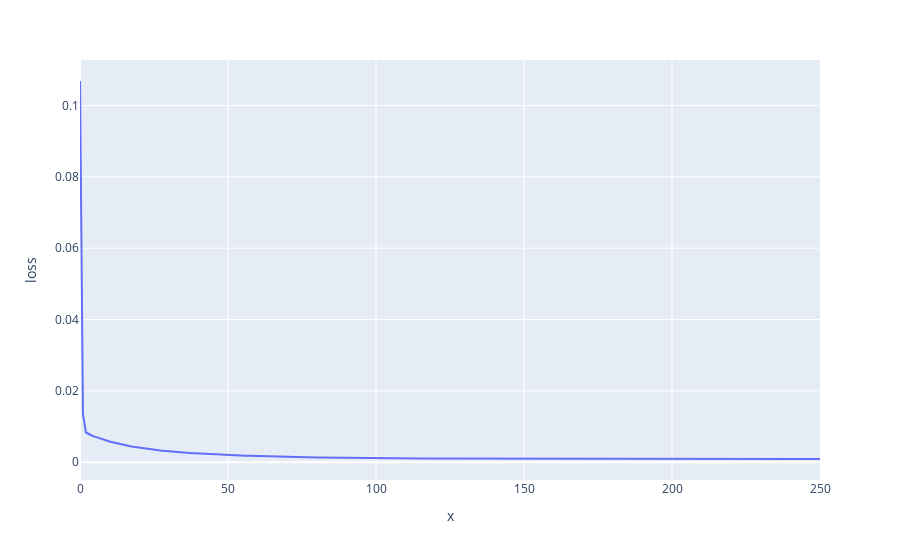

Notebook source saved alongside this figure:
### Markdown cell above
Hint:
<sub><sup><sub><sup><sub><sup>
Be lazy. We don't want to change the algorithm.
</sup></sub></sup></sub></sup></sub>

### Code cell
#############################################
# TODO: Optimize msle and compare the error #
#############################################

(w_msle, l2) = linear_regression(n_epochs, lr, w, np.log(x_train + 1), np.log(y_train + 1))

plot_loss(l2)

### Figure 1 — Plotly figure (JSON) as saved in the notebook; plotly's stock layout.template omitted (floating-point values rounded to 4 significant figures; data arrays with more than 128 entries replaced by an {"elided": "..."} marker saying what was removed)
{"data": [{"hovertemplate": "x=%{x}<br>loss=%{y}<extra></extra>", "legendgroup": "", "line": {"color": "#636efa", "dash": "solid"}, "marker": {"symbol": "circle"}, "mode": "lines", "name": "", "orientation": "v", "showlegend": false, "type": "scatter", "x": {"elided": "251 int values"}, "xaxis": "x", "y": {"elided": "251 float values"}, "yaxis": "y"}], "layout": {"legend": {"tracegroupgap": 0}, "margin": {"t": 60}, "xaxis": {"anchor": "y", "domain": [0, 1], "title": {"text": "x"}}, "yaxis": {"anchor": "x", "domain": [0, 1], "title": {"text": "loss"}}}}
